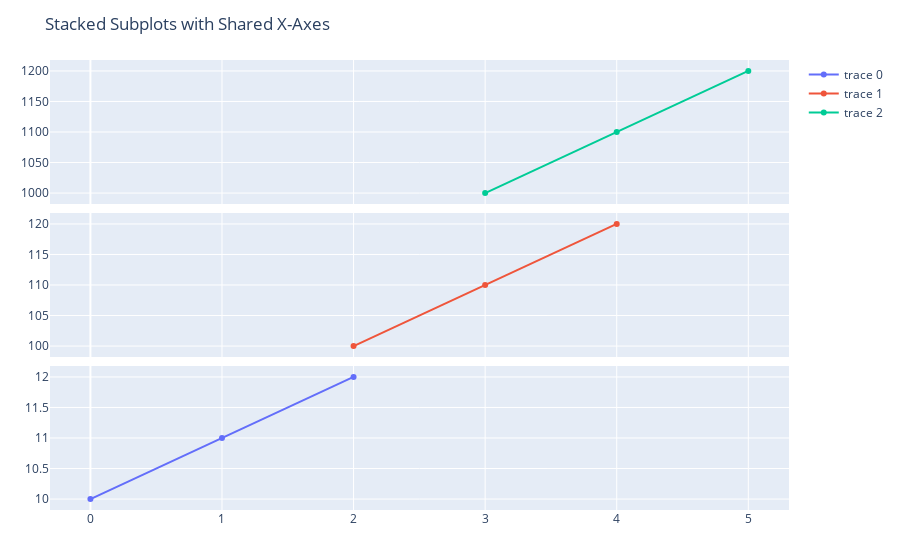

The cell this chart's notebook holds for it:
### Code cell
# import SingularSpectrumAnalysis as SSA

# data_trend, data_season = SSA.analyze(
#     data[:, :value],
#     20,
# ) 


# # p1 = plot(data[:, :ts], data_trend, label="Trend")
# # p2 = plot(data[:, :ts], data_season, label="Seasonality")


# p = make_subplots(rows=3, cols=1, shared_xaxes=true, vertical_spacing=0.02)
# add_trace!(p, scatter(x=0:2, y=10:12), row=3, col=1)
# add_trace!(p, scatter(x=2:4, y=100:10:120), row=2, col=1)
# add_trace!(p, scatter(x=3:5, y=1000:100:1200), row=1, col=1)
# relayout!(p, title_text="Stacked Subplots with Shared X-Axes")
p

### Figure 1 — Plotly figure (JSON) as saved in the notebook; plotly's stock layout.template omitted (floating-point values rounded to 4 significant figures)
{"data": [{"type": "scatter", "x": [0, 1, 2], "xaxis": "x3", "y": [10, 11, 12], "yaxis": "y3"}, {"type": "scatter", "x": [2, 3, 4], "xaxis": "x2", "y": [100, 110, 120], "yaxis": "y2"}, {"type": "scatter", "x": [3, 4, 5], "xaxis": "x", "y": [1000, 1100, 1200], "yaxis": "y"}], "layout": {"annotations": [], "margin": {"b": 50, "l": 50, "r": 50, "t": 60}, "title": {"text": "Stacked Subplots with Shared X-Axes"}, "xaxis": {"anchor": "y", "domain": [0, 1], "matches": "x3", "showticklabels": false}, "xaxis2": {"anchor": "y2", "domain": [0, 1], "matches": "x3", "showticklabels": false}, "xaxis3": {"anchor": "y3", "domain": [0, 1]}, "yaxis": {"anchor": "x", "domain": [0.68, 1]}, "yaxis2": {"anchor": "x2", "domain": [0.34, 0.66]}, "yaxis3": {"anchor": "x3", "domain": [0, 0.32]}}}
